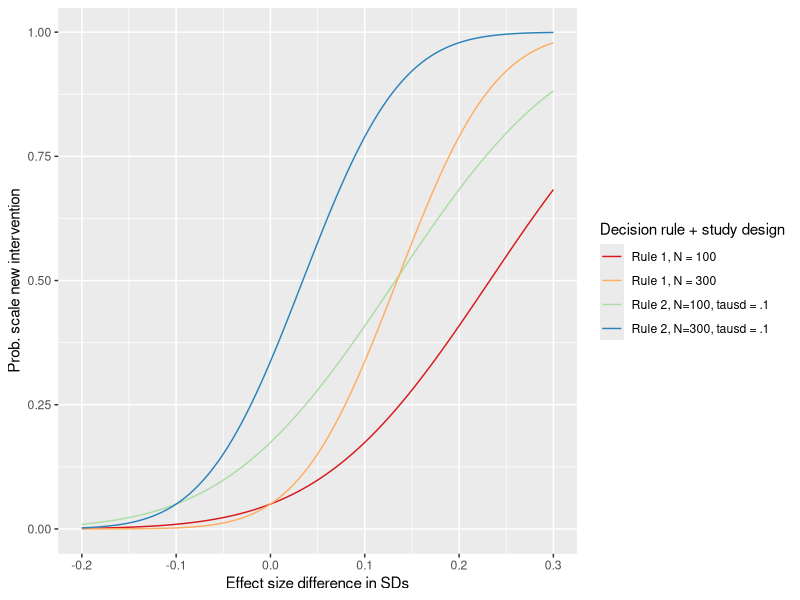

Recreate this plot in R.
## ---- chunk 1
library(tidyverse)
library(ggplot2)
output_dir <- "C:/Users/dougj/Documents/Bayes stuff/Output"
## ---- chunk 2

p1_reject <- function(deltasd, N, alpha = .05) {
  se <- (2/N)^.5
  prob <- 1-pnorm((qnorm(1-alpha)*se-deltasd)/se)
  return(prob)
}

p2_reject <- function(deltasd, N, tausd, alpha = .05) {
  se <- (2/N)^.5
  prob <- 1-pnorm((qnorm(1-alpha)*se-deltasd-tausd)/se)
  return(prob)
}


# test the probabilty is alpha if delta = 0
p1_reject(0, 100)

## ---- chunk 3
p <- ggplot(data = data.frame(x = 0), mapping = aes(x = x))
fun.1 <- function(x) p1_reject(x, 100)
fun.2 <- function(x) p2_reject(x, 100, .1)
fun.3 <- function(x) p1_reject(x, 300)
fun.4 <- function(x) p2_reject(x, 300, .1)
p + stat_function(fun = fun.1, aes(color = "Rule 1, N = 100")) + 
  stat_function(fun = fun.2, aes(color = "Rule 2, N=100, tausd = .1")) +
  stat_function(fun = fun.3, aes(color = "Rule 1, N = 300")) + 
  stat_function(fun = fun.4, aes(color = "Rule 2, N=300, tausd = .1")) +
  scale_color_brewer(palette = "Spectral") +
  labs(x = "Effect size difference in SDs" , y = "Prob. scale new intervention", colour = "Decision rule + study design") +
  xlim(-.2,.3)

    
